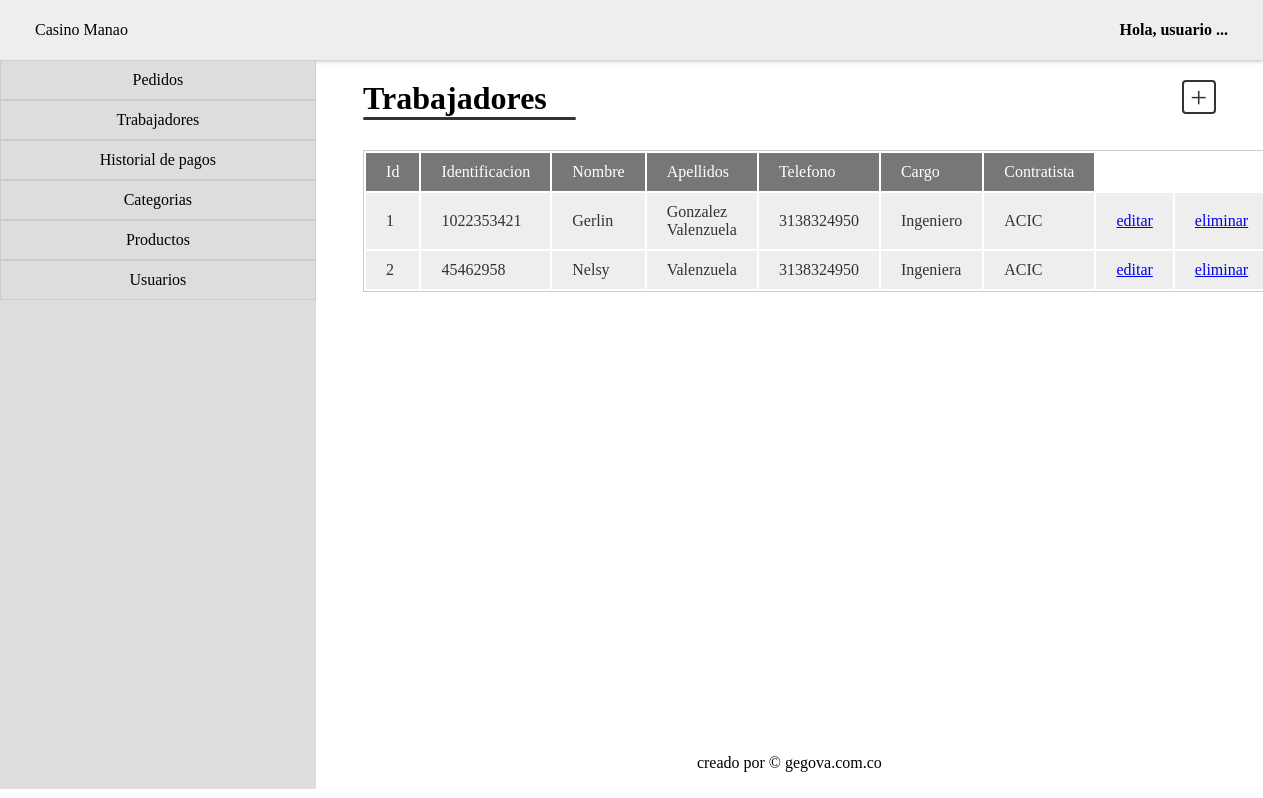
/trabajadores, run on the app's committed database.
### worker/models.py (models this page shows, shortened)
class Worker(models.Model):
    dni = models.CharField(max_length=100, unique=True, verbose_name="dni")
    name = models.CharField(max_length=100, verbose_name="Nombre")
    last_name = models.CharField(max_length=150, verbose_name="Apellidos")
    phone = models.CharField(max_length=100, verbose_name="telefono")
    cargo = models.CharField(max_length=100, verbose_name="cargo")
    contratista = models.CharField(max_length=100, verbose_name="Contratista")

### worker/views.py (the view)
# urls.py: path('', include('worker.urls')),
def worker(request):
    workers = Worker.objects.all()
    return render(request, 'worker.html', {
        'title': 'Trabajadores',
        'workers': workers
    })

### worker/templates/worker.html
{% extends 'layouts/index.html' %} {% block title %} {{ title }} {% endblock %}
{% block content %}
<div class="hd-title">
  <h1>{{ title }}</h1>
  <div class="add"><a href="#">+</a></div>
</div>
<hr class="sep_title" />
<table class="table">
  <tr class="tb-title">
    <td>id</td>
    <td>Identificacion</td>
    <td>Nombre</td>
    <td>Apellidos</td>
    <td>Telefono</td>
    <td>Cargo</td>
    <td>Contratista</td>
  </tr>
  {% for worker in workers %}
  <tr class="tb-content">
    <td>{{worker.id}}</td>
    <td>{{worker.dni}}</td>
    <td>{{worker.name}}</td>
    <td>{{worker.last_name}}</td>
    <td>{{worker.phone}}</td>
    <td>{{worker.cargo}}</td>
    <td>{{worker.contratista}}</td>
    <td><a href="#">editar</a></td>
    <td><a href="#">eliminar</a></td>
  </tr>
  {% endfor %}
</table>
{% endblock %}

### core/static/css/layout.css (style rules this page uses)
* { margin: 0px; padding: 0px; }
body { display: grid; grid-template-columns: repeat(4, 1fr); grid-auto-rows: minmax(53px, auto); }
.sep_title { display: block; width: 25%; height: 3px; background-color: #333; border: #999; border-radius: 5px; }
.hd-title { width: 100%; display: flex; justify-content: space-between; }
.hd-title .add { display: flex; justify-content: center; align-items: center; border: 2px solid #333; color: #333; font-size: 30px; border-radius: 4px; width: 20px; height: 20px; padding: 5px; }
.hd-title .add a { text-decoration: none; color: #333; }

### core/static/css/tabla.css (style rules this page uses)
.table { width: 100%; border: 1px solid #ccc; margin-top: 30px; }
.tb-title { background-color: #777; color: #fff; }
.tb-title td { margin: 3px; padding: 10px 20px; text-transform: capitalize; }
.tb-content { background-color: #eee; color: #333; }
.tb-content td { margin: 3px; padding: 10px 20px; }

### data on the page
Worker: id "1", dni "1022353421", name "Gerlin", last_name "Gonzalez Valenzuela", phone "3138324950", cargo "Ingeniero", contratista "ACIC"
Worker: id "2", dni "45462958", name "Nelsy", last_name "Valenzuela", phone "3138324950", cargo "Ingeniera", contratista "ACIC"

### other printed values
{{ title }} "Trabajadores"
